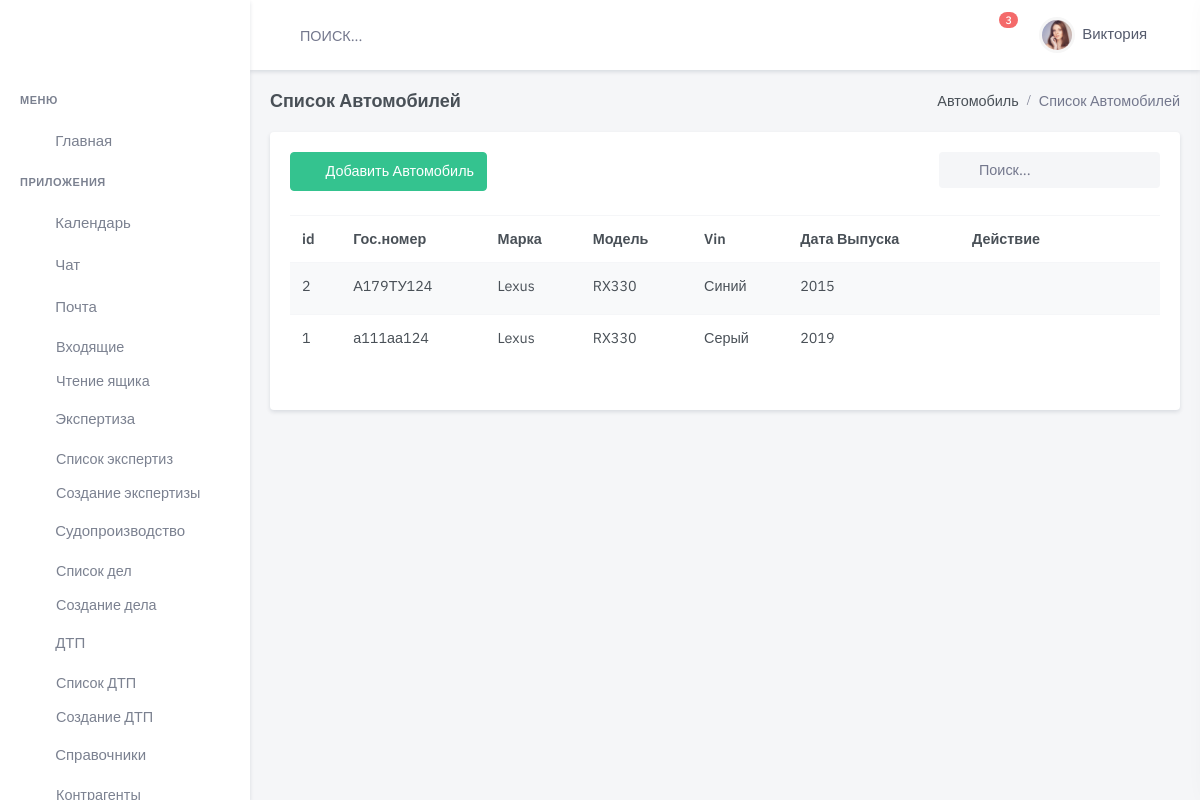
Page /auto/ on the earlier database version.
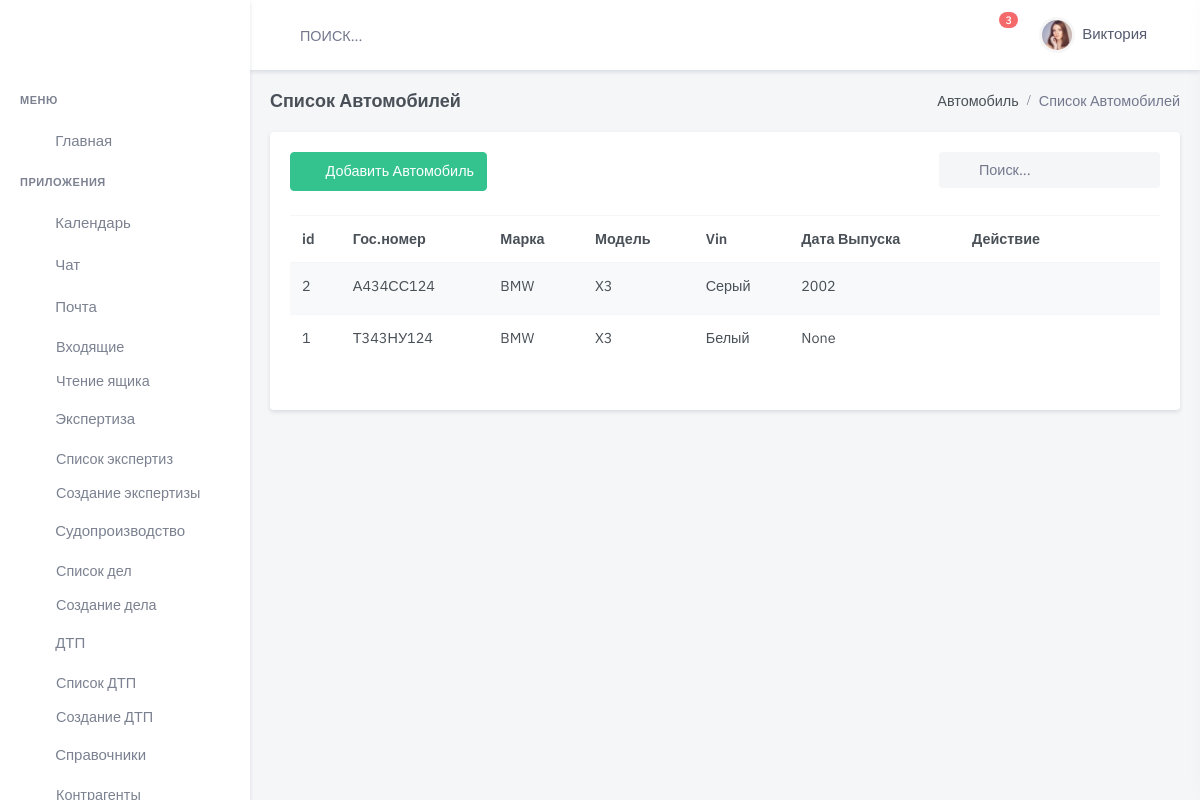
Same page on the later database version.
### auto/models.py (models this page shows, shortened)
class Car(models.Model):
    model = models.ForeignKey(
        Model, blank=True,
        on_delete=models.CASCADE,
        related_name='model',
        null=True,
        verbose_name='Модель '
    )
    marka = models.ForeignKey(
        Brend,
        blank=True,
        on_delete=models.CASCADE,
        related_name='marka',
        null=True,
        verbose_name='Марка '
    )
    number = models.CharField(
        max_length=24,
        blank=True,
        null=True,
        default=None,
        verbose_name='Гос.номер '
    )
    color = models.CharField(
        max_length=24,
        blank=True,
        null=True,
        default=None,
        verbose_name='Цвет')
    date_made = models.PositiveSmallIntegerField(
        blank=True,
        null=True,
        verbose_name='Год выпуска'
    )
    sts_s = models.CharField(
        max_length=4,
        blank=True,
        null=True,
        default=None,
        verbose_name='Серия СТС'
    )
    sts_n = models.CharField(
        max_length=11,
        blank=True,
        null=True,
        default=None,
        verbose_name='Номер СТС')
    sts_date = models.DateField(
        blank=True,
        null=True,
        default=None,
        verbose_name='Дата выдачи СТС'
    )
    pts_s = models.CharField(
        max_length=4,
        blank=True,
        null=True,
        default=None,
        verbose_name='Серия ПТС'
    )
    pts_n = models.CharField(
        max_length=11,
        blank=True,
        null=True,
        default=None,
        verbose_name='Номер ПТС'
    )
    pts_date = models.DateField(
        blank=True,
        null=True,
        default=None,
        verbose_name='Дата выдачи ПТС'
    )
    vin = models.CharField(
        max_length=24,
        blank=True,
        null=True,
        default=None,
        verbose_name='VIN номер')
    driver = models.CharField(
        max_length=24,
        blank=True,
        null=True,
        default=None,
        verbose_name='Сделать ссылку на клиента ')
    Comment = models.CharField(
        max_length=500,
        blank=True, null=True,
        default=None,
        verbose_name='Комментарий'
    )
    is_active = models.BooleanField(default=True)
    created = models.DateTimeField(auto_now_add=True, auto_now=False)
    updated = models.DateTimeField(auto_now_add=False, auto_now=True)
    class Meta:
        verbose_name = "Транспортное средство  "
        verbose_name_plural = "Транспортные средства"
        ordering = ['-created']

class Brend(models.Model):
    name = models.CharField(
        max_length=30,
        blank=True,
        null=True,
        default=None,
        verbose_name='Марка ТС ')
    is_active = models.BooleanField(default=True)
    created = models.DateTimeField(auto_now_add=True, auto_now=False)
    updated = models.DateTimeField(auto_now_add=False, auto_now=True)
    def __str__(self):
        return self.name
    class Meta:
        verbose_name = "Марка ТС"
        verbose_name_plural = "Марки ТС"

class Model(models.Model):
    name = models.CharField(
        max_length=30,
        blank=True,
        null=True,
        default=None,
        verbose_name='Модель ТС '
    )
    brand_auto = models.ForeignKey(
        Brend,
        on_delete=models.CASCADE,
        verbose_name='Марка Авто'
    )
    is_active = models.BooleanField(default=True)
    created = models.DateTimeField(auto_now_add=True, auto_now=False)
    updated = models.DateTimeField(auto_now_add=False, auto_now=True)
    def __str__(self):
        return '{}'.format(self.name)
    class Meta:
        db_table = 'automarket_target_model'
    ordering = ['brand_auto', 'name']
    verbose_name = "Модель ТС"
    verbose_name_plural = "Модель ТС"

### auto/views.py (the view)
# urls.py: path('', auto_list, name='auto-list'),
def auto_list(request):
    auto = Car.objects.all()
    return render(request, 'dist/handbk/auto/auto-list.html', {'results': auto})

### templates/dist/handbk/auto/auto-list.html (shortened to what this page needs)
{% extends 'dist/index.html' %}
{% load static %}
{% block content %}
  <div class="main-content">
    <div class="page-content">
      <div class="container-fluid">
        <div class="row">
          <div class="col-12">
            <div class="page-title-box d-flex align-items-center justify-content-between">
              <h4 class="mb-0">Список Автомобилей</h4>
              <div class="page-title-right">
                <ol class="breadcrumb m-0">
                  <li class="breadcrumb-item"><a href="javascript: void(0);">Автомобиль</a></li>
                  <li class="breadcrumb-item active">Список Автомобилей</li>
                </ol>
              </div>
            </div>
          </div>
        </div>
        <div class="row">
          <div class="col-lg-12">
            <div class="card">
              <div class="card-body">
                <div class="row mb-2">
                  <div class="col-md-6">
                    <div class="mb-3">
                      <a href="{% url 'auto-new' %}" class="btn btn-success waves-effect waves-light">
                        <i class="mdi mdi-plus me-2"></i> Добавить Автомобиль</a>
                    </div>
                  </div>
                  <div class="col-md-6">
                    <div class="form-inline float-md-end mb-3">
                      <div class="search-box ms-2">
                        <div class="position-relative">
                          <form>
                            <input name="find" type="text" id="find" onclick="this.select();"
                                   class="form-control rounded bg-light border-0" placeholder="Поиск...">
                          </form>
                        </div>
                      </div>
                    </div>
                  </div>
                </div>
                <div class="table-responsive mb-4">
                  <table class="table table-striped table-nowrap mb-0">
                    <thead>
                    <tr>
                      <th scope="col">id</th>
                      <th scope="col">Гос.номер</th>
                      <th scope="col">Марка</th>
                      <th scope="col">Модель</th>
                      <th scope="col">Vin</th>
                      <th scope="col">Дата Выпуска</th>
                      <th scope="col" style="width: 200px;">Действие</th>
                    </tr>
                    </thead>
                    <tbody>
                    {% for item in results %}
                      <tr>
                        <td>
                          <a href="/auto/edit/{{ item.id }}/" class="text-body">{{ item.id }}</a>
                        </td>
                        <td>
                          <a href="/auto/edit/{{ item.id }}/" class="text-body">{{ item.number }}</a>
                        </td>
                        <td>{{ item.marka }}</td>
                        <td>{{ item.model }}</td>
                        <td>{{ item.color }}</td>
                        <td>{{ item.date_made }}</td>
                        <td>
                          <ul class="list-inline mb-0">
                            <li class="list-inline-item">
                              <a href="javascript:void(0);" class="px-2 text-danger"></a>
                            </li>
                            <li class="list-inline-item dropdown">
                              <a class="text-muted dropdown-toggle font-size-18 px-2" href="#"
                                 role="button"
                                 data-bs-toggle="dropdown" aria-haspopup="true">
                              </a>
                            </li>
                          </ul>
                        </td>
                      </tr>
                    {% endfor %}
                    </tbody>
                  </table>
                </div>
              </div>
            </div>
          </div>
        </div>
      </div>
    </div>
  </div>
{% endblock content %}

Differences in the rows shown:
changed Car id 2: number "А179ТУ124" → "А434СС124"; marka "Lexus" → "BMW"; model "RX330" → "X3"; color "Синий" → "Серый"; date_made "2015" → "2002"
changed Car id 1: number "а111аа124" → "Т343НУ124"; marka "Lexus" → "BMW"; model "RX330" → "X3"; color "Серый" → "Белый"; date_made "2019" → "None"
